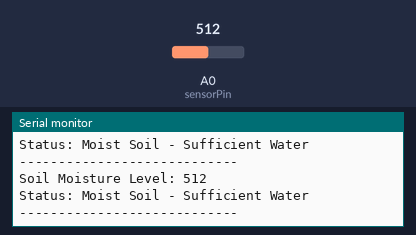
Bench run of a sketch on a simulated Arduino Uno, built with avr-gcc and run on an emulated ATmega328P. On the bench: the last lines printed to the serial monitor. The inputs (shaded band) are chosen by the test bench; at power-on: A0 (sensorPin) = 512.

Above: at 1.8 s.
1.9 s: A0 (sensorPin) set to 391
At 2.7 s:
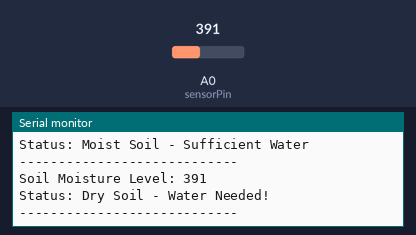
4.6 s: A0 (sensorPin) set to 710
At 6.0 s:
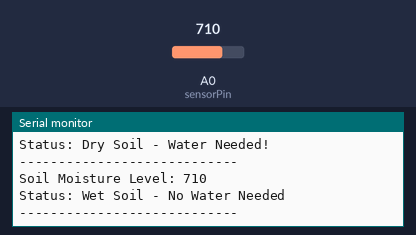
Timing chart, 0 to 7.6 s (numbered marks = the images above; inputs shaded):
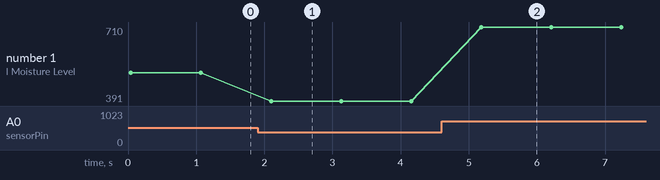

The sketch:

soil_moisture_sensor_dry_or_moist.ino
```cpp
// Soil Moisture Sensor Reading - Serial Monitor Output

// Define the sensor pin
const int sensorPin = A0;  // Analog pin connected to the sensor

void setup() {
  Serial.begin(9600);  // Start serial communication
  Serial.println("Soil Moisture Sensor Initialized...");
}

void loop() {
  // Read the analog value from the sensor
  int sensorValue = analogRead(sensorPin);

  // Print the sensor value to the Serial Monitor
  Serial.print("Soil Moisture Level: ");
  Serial.println(sensorValue);

  // Determine soil moisture condition
  if (sensorValue >= 0 && sensorValue <= 400) {
    Serial.println("Status: Dry Soil - Water Needed!");
  } else if (sensorValue >= 401 && sensorValue <= 700) {
    Serial.println("Status: Moist Soil - Sufficient Water");
  } else {
    Serial.println("Status: Wet Soil - No Water Needed");
  }

  Serial.println("----------------------------");  // Separator for readability

  // Delay for better readability in the Serial Monitor
  delay(1000);  // Wait for 1 second
}
```

Measured:
- after the input at 1.9 s, the serial monitor: prints a new line after 0.20 s (image 1)
- after the input at 4.6 s, the serial monitor: prints a new line after 0.58 s (image 2)
- plotted number 1: 512 → 391 after the input at 1.9 s, 391 → 710 after the input at 4.6 s
